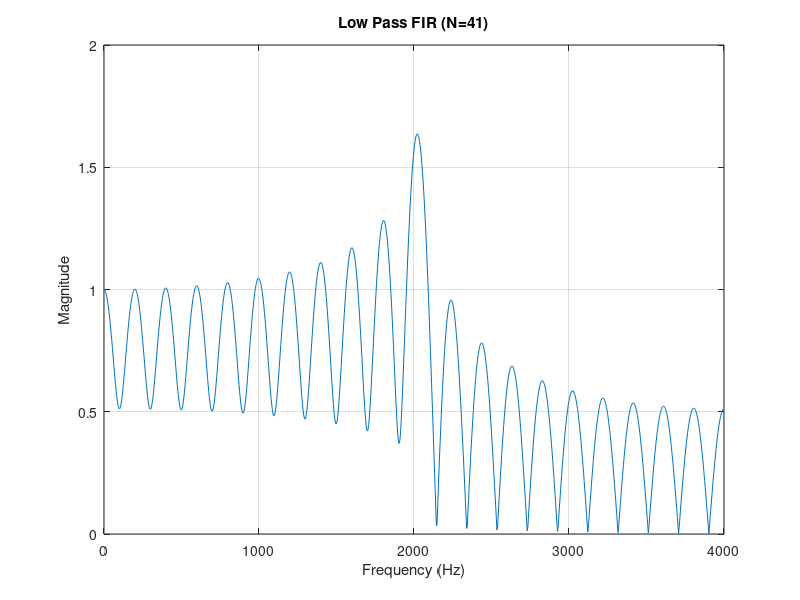

Write the MATLAB code that produced this figure.
clc; clear; close all;

fs = 8000;
fc = 2000;
N = 41;

k = 0:N-1;
H = zeros(1,N);

for i = 1:N
    f = (i-1)*fs/N;
    if f <= fc || f >= (fs-fc)
        H(i) = 1;
    else
        H(i) = 0;
    end
end

h = real(ifft(H));

disp('FIR Coefficients (N=41):');
disp(h.');

[Hf,w] = freqz(h,1,1024,fs);
figure;
plot(w,abs(Hf));
title('Low Pass FIR (N=41)');
xlabel('Frequency (Hz)');
ylabel('Magnitude');
grid on;
